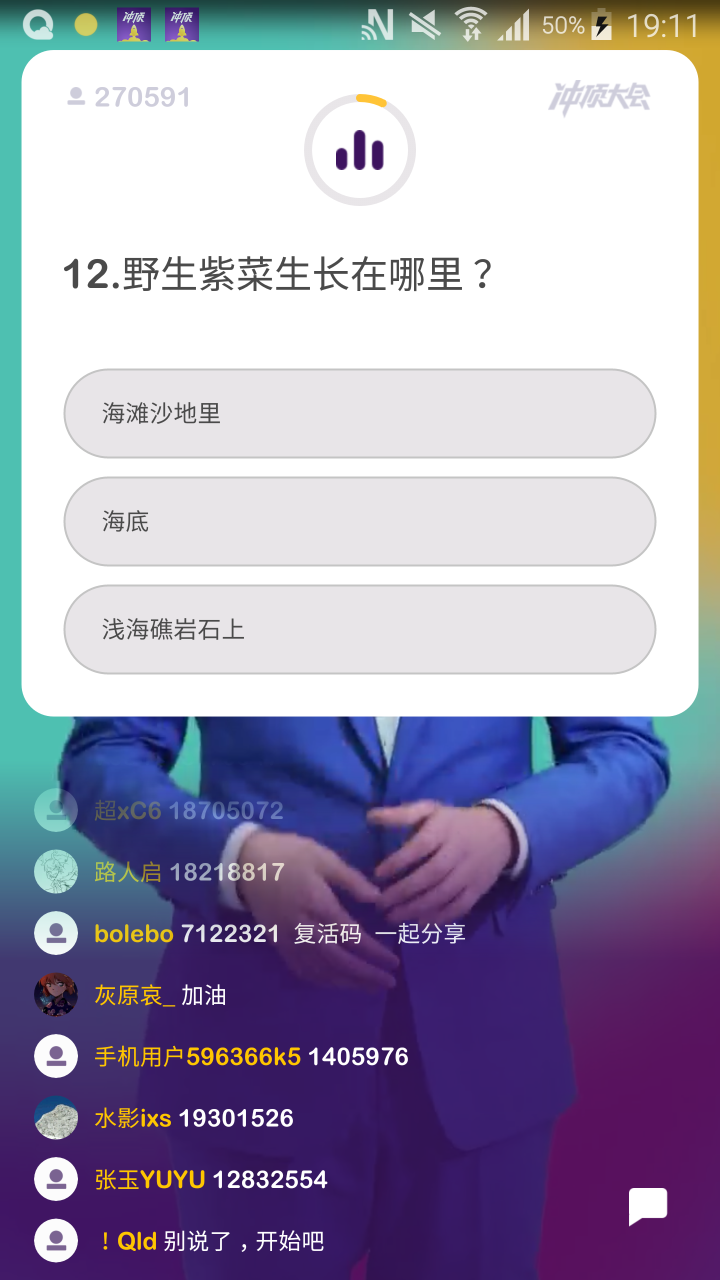
#> input picture screenshot.png, 1440 x 2560 px, found by its file name (shown at 1/2 size)
$ python ocr.py
#> lines starting #> are read from the running program, lines starting #| are printed output that depends on the picture; after the words box and inside, x2 and y2 are one past the last pixel; in counts of white or black regions, pixels touching at a corner belong together
#> further down, image is the input picture: PIL image 1440x2560 RGBA; mean R, G, B, A 161, 155, 179.2, 255
# -*- coding: utf-8 -*-

# @Author  : Skye
# @Time    : 2018/1/9 19:34
# @desc    :

from PIL import Image
import pytesseract
from PIL import ImageFilter

# 二值化算法
def binarizing(img,threshold):
    pixdata = img.load()
    w, h = img.size
    for y in range(h):
        for x in range(w):
            if pixdata[x, y] < threshold:
                pixdata[x, y] = 0
            else:
                pixdata[x, y] = 255
    return img


# 去除干扰线算法
def depoint(img):   #input: gray image
    pixdata = img.load()
    w,h = img.size
    for y in range(1,h-1):
        for x in range(1,w-1):
            count = 0
            if pixdata[x,y-1] > 245:
                count = count + 1
            if pixdata[x,y+1] > 245:
                count = count + 1
            if pixdata[x-1,y] > 245:
                count = count + 1
            if pixdata[x+1,y] > 245:
                count = count + 1
            if count > 2:
                pixdata[x,y] = 255
    return img

def ocr_img(image):

    # 切割题目和选项位置，左上角坐标和右下角坐标,自行测试分辨率
    question_im = image.crop((50, 350, 1000, 560)) # 坚果 pro1
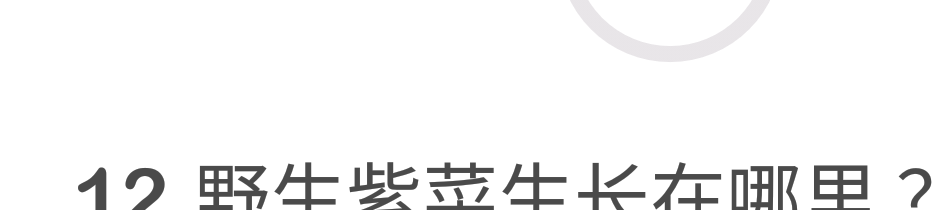
#> question_im: PIL image 950x210 RGBA; mean R, G, B, A 242.9, 242.9, 242.9, 255
    choices_im = image.crop((75, 535, 990, 1150))
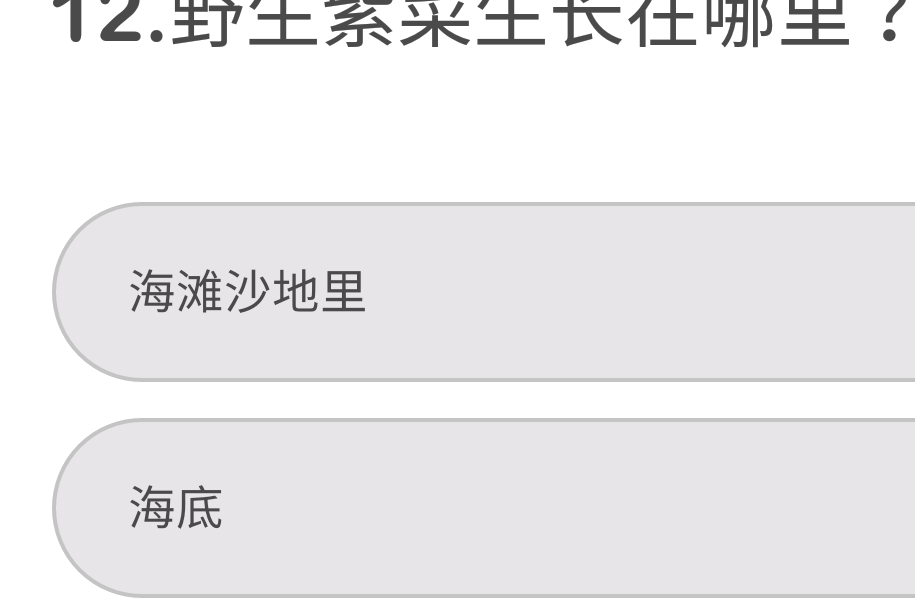
#> choices_im: PIL image 915x615 RGBA; mean R, G, B, A 236.5, 234.9, 236.5, 255
    # question = image.crop((75, 315, 1167, 789)) # iPhone 7P

    question_im = image.crop((120, 500, 1330, 700))
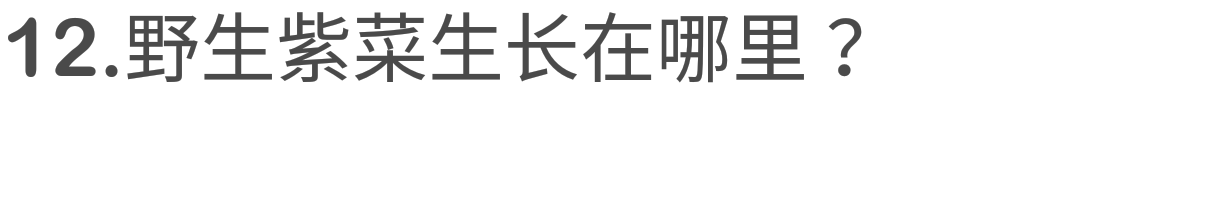
#> question_im: PIL image 1210x200 RGBA; mean R, G, B, A 241.3, 241.3, 241.3, 255
    choices_im = image.crop((125, 730, 1330, 1500))
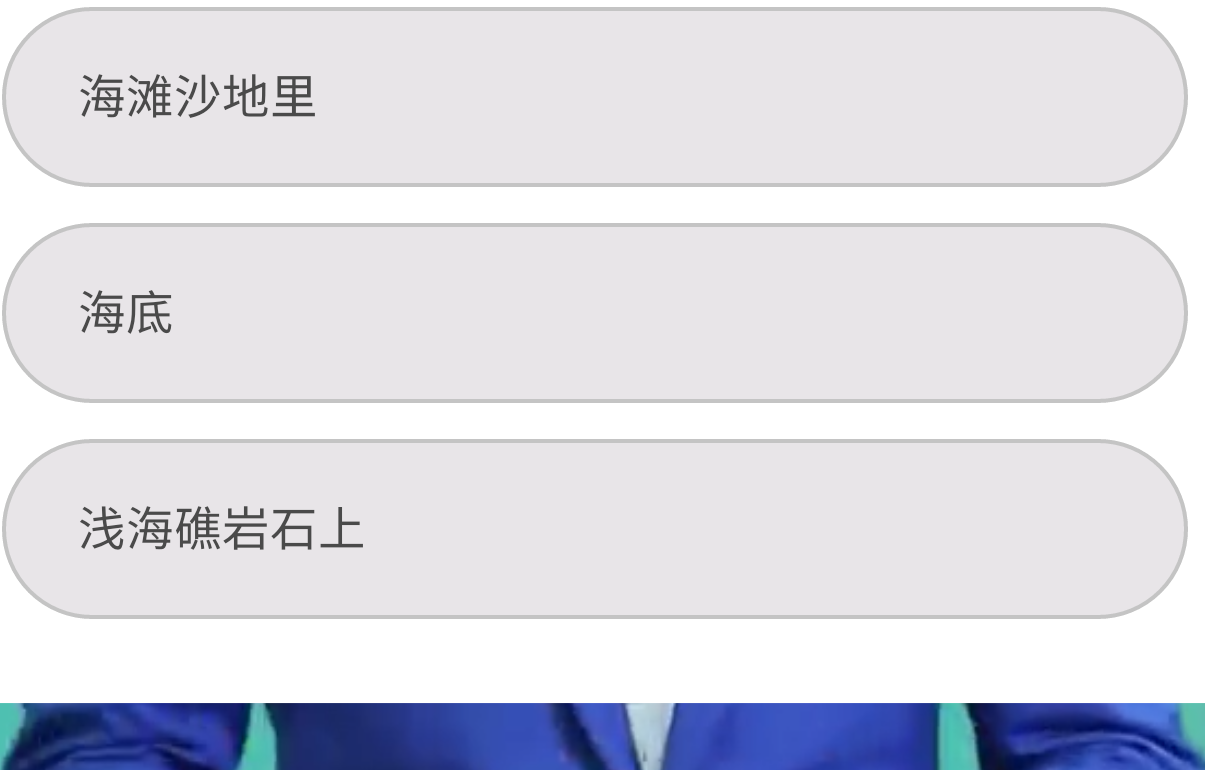
#> choices_im: PIL image 1205x770 RGBA; mean R, G, B, A 219, 219.4, 227.9, 255
    # 边缘增强滤波,不一定适用
    #question_im = question_im.filter(ImageFilter.EDGE_ENHANCE)
    #choices_im = choices_im.filter(ImageFilter.EDGE_ENHANCE)

    # 转化为灰度图
    question_im = question_im.convert('L')
#> question_im: PIL image 1210x200 L
    choices_im = choices_im.convert('L')
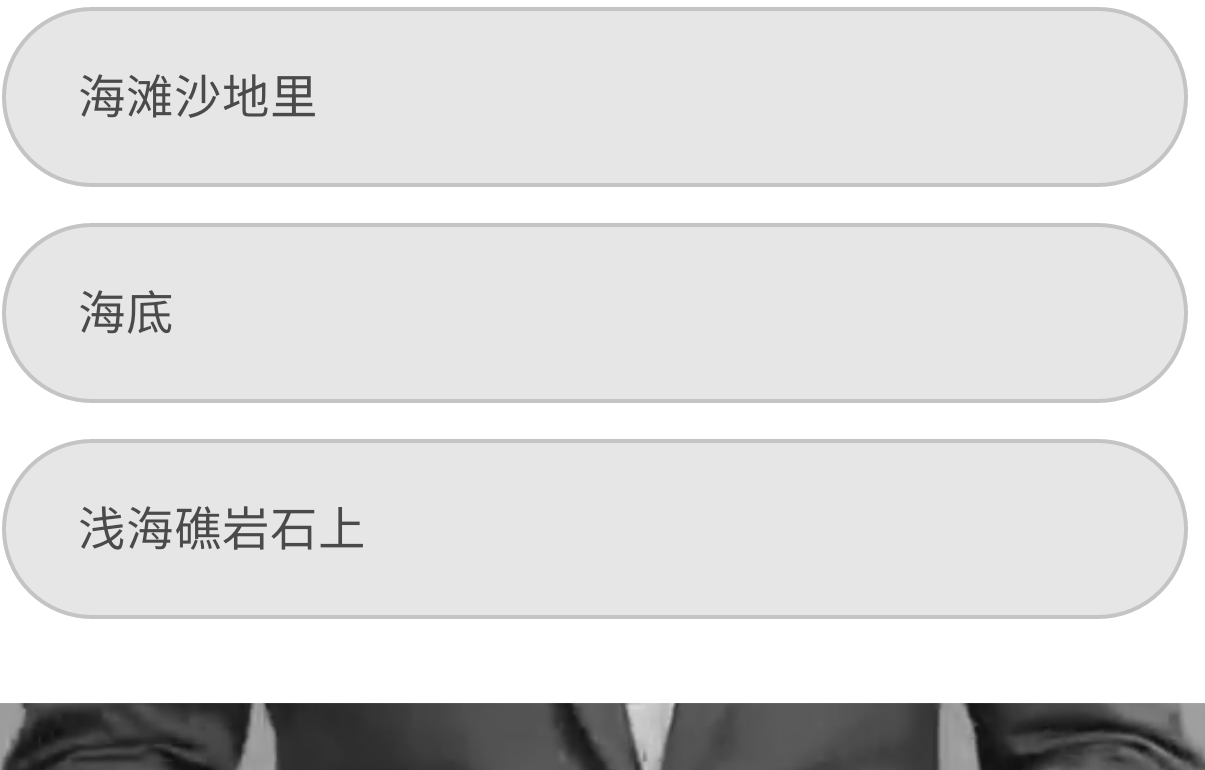
#> choices_im: PIL image 1205x770 L; min 15, max 255, mean 220.1
    question_im.save("d:\\q.png")
    choices_im.save("d:\\l.png")
    # 把图片变成二值图像
    question_im = binarizing(question_im, 190)
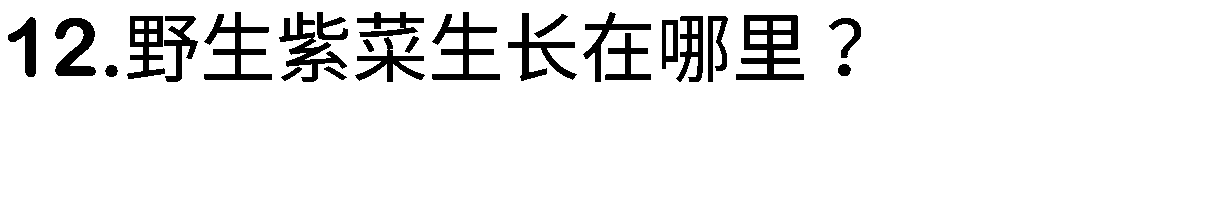
#> question_im: PIL image 1210x200 L; 92.1% white; 25 black regions, largest, box (x1, y1, x2, y2) and area: (736, 15, 804, 80) 2145, (204, 12, 272, 80) 1534, (432, 12, 500, 80) 1534
    choices_im = binarizing(choices_im, 190)
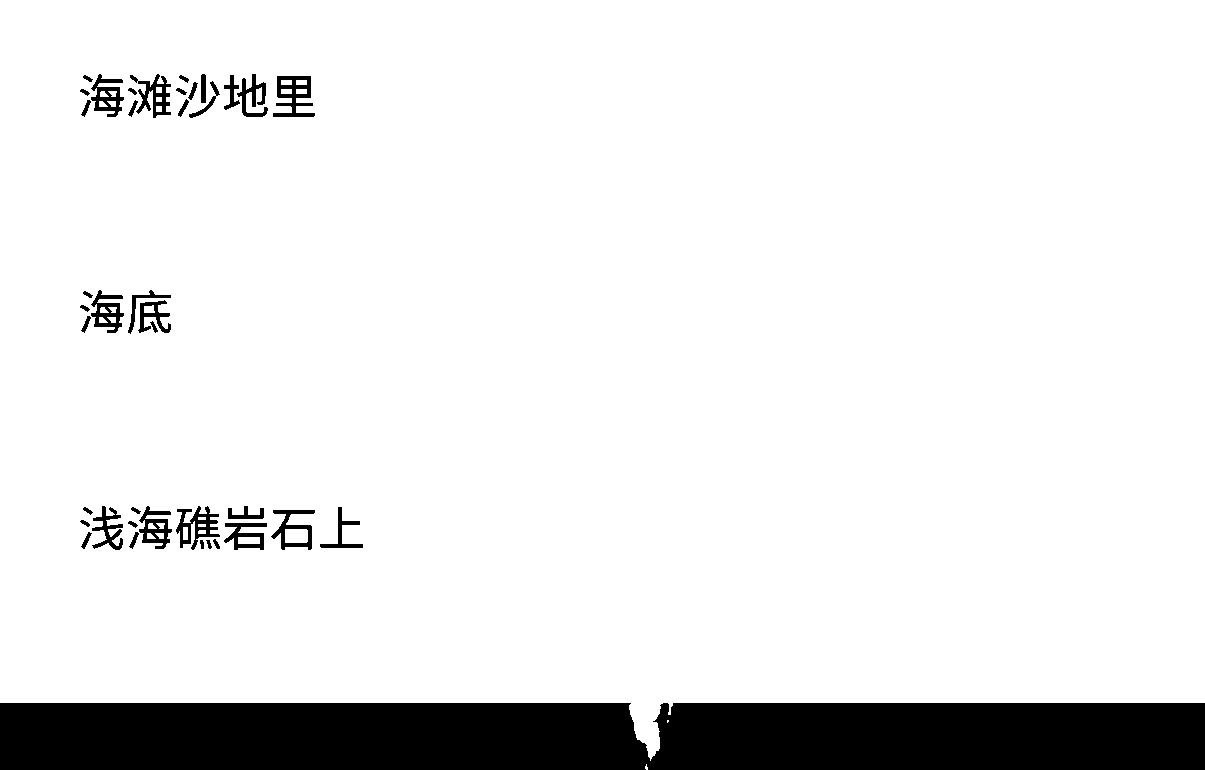
#> choices_im: PIL image 1205x770 L; 90.4% white; 40 black regions, largest, box (x1, y1, x2, y2) and area: (0, 703, 1205, 770) 79499, (273, 76, 315, 117) 854, (176, 506, 220, 550) 793
    #img=depoint(choices_im)
    #img.show()

    # win环境
    # tesseract 路径
    pytesseract.pytesseract.tesseract_cmd = 'D:\\Applications\\Tesseract-OCR\\tesseract'
    # 语言包目录和参数
    tessdata_dir_config = '--tessdata-dir "D:\\Applications\\Tesseract-OCR\\tessdata" --psm 6'

    # mac 环境 记得自己安装训练文件
    # tesseract 路径
    #pytesseract.pytesseract.tesseract_cmd = '/usr/local/Cellar/tesseract/3.05.01/bin/tesseract'
    # 语言包目录和参数
    #tessdata_dir_config = '--tessdata-dir "/usr/local/Cellar/tesseract/3.05.01/share/tessdata/" --psm 6'

    # lang 指定中文简体
#> (the run stopped early here; a loop or call above may not have finished)
